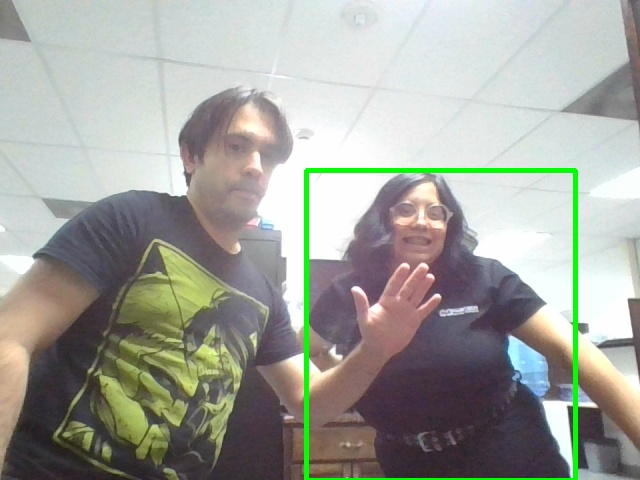
#> input picture images/image-102.jpg, 640 x 480 px, given in place of the camera
$ python main.py
#> lines starting #> are read from the running program, lines starting #| are printed output that depends on the picture
import os
import glob
import cv2
import time  # for delay
from emailsender import send_email  # for sending email when motion is detected.
from threading import Thread  # for sending email asynchronously.

video = cv2.VideoCapture(0)  # 0 for webcam, 1 for external camera.
time.sleep(1)  # 1 second delay

first_frame = None
status_list = []  # to store the status of the object.
count = 1  # to store the number of saved files.


def clean_folder():
    print("Cleaning folder...")
    images = glob.glob('images/*.png')
    for image in images:
        os.remove(image)
    print("Folder cleaned.")


while True:
    status = 0  # no motion detected.
    check, frame = video.read()
#> frame is the input picture: shape (480, 640, 3); mean B, G, R 156.6, 163.7, 161.8

    gray_frame = cv2.cvtColor(frame, cv2.COLOR_BGR2GRAY)  # converting to gray scale.
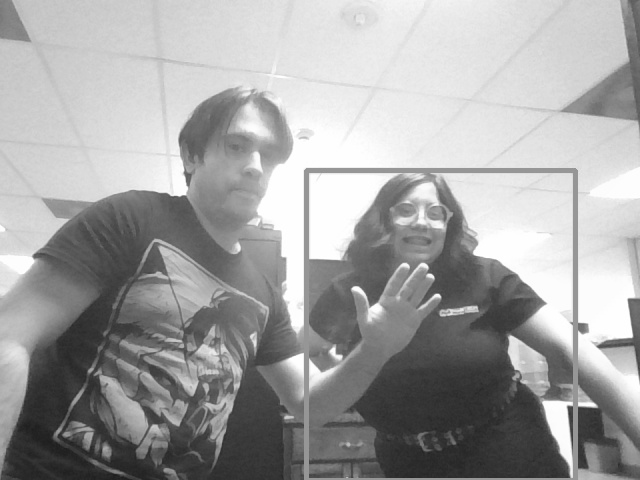
#> gray_frame: shape (480, 640); min 28, max 255, mean 162.3
    gray_frame_blur = cv2.GaussianBlur(gray_frame, (21, 21), 0)  # blurring the image.
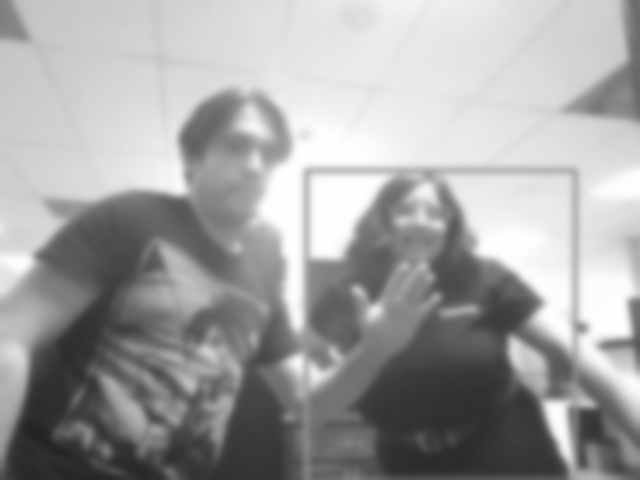
#> gray_frame_blur: shape (480, 640); min 35, max 254, mean 162.3

    if first_frame is None:
        first_frame = gray_frame_blur

    # getting the difference between the first frame and the current frame.
    delta_frame = cv2.absdiff(first_frame, gray_frame_blur)
#> delta_frame: shape (480, 640); every value is 0

    # setting the threshold for the difference between the first frame and the current frame.
    # if the difference is greater than 30, then it will be shown as white.
    # if the difference is less than 30, then it will be shown as black.
    thresh_frame = cv2.threshold(delta_frame, 60, 255, cv2.THRESH_BINARY)[1]
    dil_frame = cv2.dilate(thresh_frame, None, iterations=2)
    cv2.imshow("Detecting Movement...", dil_frame)

    contours, check = cv2.findContours(dil_frame, cv2.RETR_EXTERNAL, cv2.CHAIN_APPROX_SIMPLE)
#> contours = []; check = None

    for contour in contours:
        if cv2.contourArea(contour) < 8000:
            continue
        (x, y, w, h) = cv2.boundingRect(contour)
        rectangle = cv2.rectangle(frame, (x,y), (x+w, y+h), (0, 255, 0), 3)

        # sending email when motion is detected.
        if rectangle.any():
            status = 1  # motion detected.
            cv2.imwrite(f"images/image-{count}.jpg", frame)  # saving the captured frame.
            count = count + 1  # incrementing the count.

            all_images = glob.glob("images/*.png")  # getting all the saved images.

            if len(all_images) > 0:
                index = int(len(all_images)/2)  # getting the index of the last saved image.
                image_with_object = all_images[index]  # getting the last saved image.
            else:
                image_with_object = "images/image-1.jpg"

    status_list.append(status)
    status_list = status_list[-2:]

    if status_list[0] == 1 and status_list[1] == 0:
        # sending email asynchronously.
        email_thread = Thread(target=send_email, args=(image_with_object, ))  # creating a thread.
        email_thread.daemon = True  # making the thread daemon.

        clean_folder_thread = Thread(target=clean_folder)  # creating a thread.
        clean_folder_thread.daemon = True  # making the thread daemon.

        email_thread.start()  # starting the thread.


        #send_email(image_with_object)
        #clean_folder()  # cleaning the folder after sending the email.

    print(status_list)

    cv2.imshow("Detecting Movement ...", frame)
    key = cv2.waitKey(1)
#> (key q is pressed here)

    if key == ord('q'):
        break

video.release()
#> (the run stopped early here; a loop or call above may not have finished)
